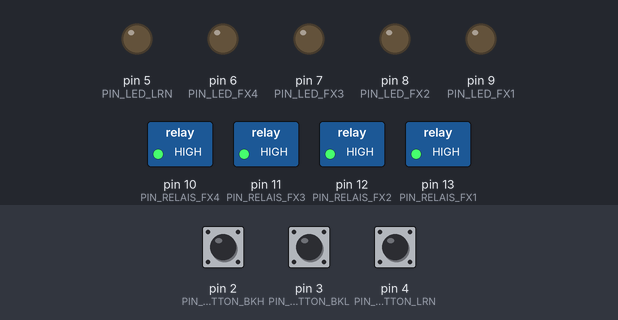
The sketch below on a simulated Arduino Uno, built with avr-gcc and run on an emulated ATmega328P. On the bench: switched loads named in the sketch (green lamp = pin HIGH), output pins drawn as LEDs (lit = HIGH). The inputs (shaded band) are chosen by the test bench; at power-on: pin 2 (PIN_BUTTON_BKH) LOW, pin 3 (PIN_BUTTON_BKL) LOW, pin 4 (PIN_BUTTON_LRN) LOW.

Above: at 3.3 s.
3.4 s: pin 2 (PIN_BUTTON_BKH) pulled HIGH for 0.15 s
At 4.4 s:
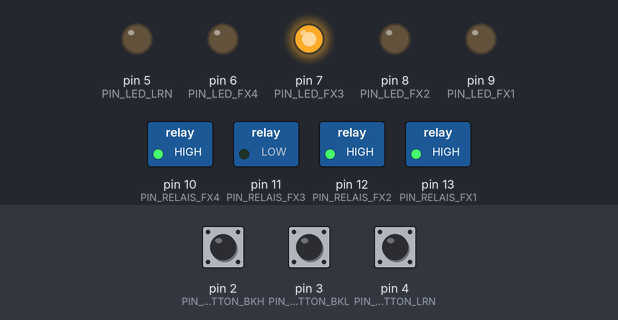
5.0 s: pin 3 (PIN_BUTTON_BKL) pulled HIGH for 0.15 s
At 5.6 s:
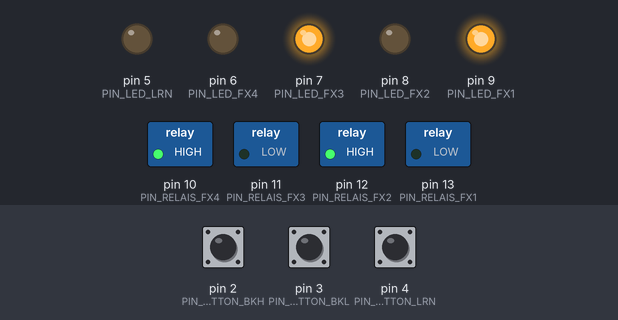
6.6 s: pin 4 (PIN_BUTTON_LRN) pulled HIGH for 0.15 s
At 7.8 s:
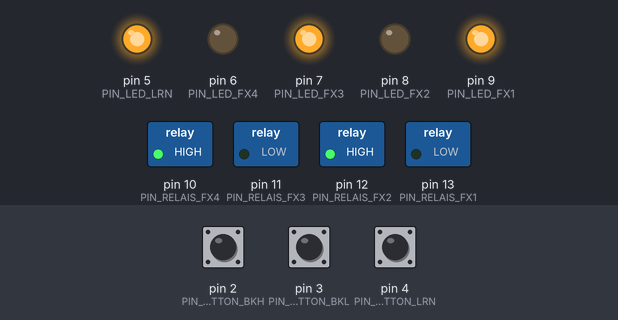
8.2 s: pin 2 (PIN_BUTTON_BKH) pulled HIGH for 1 s
At 9.2 s:
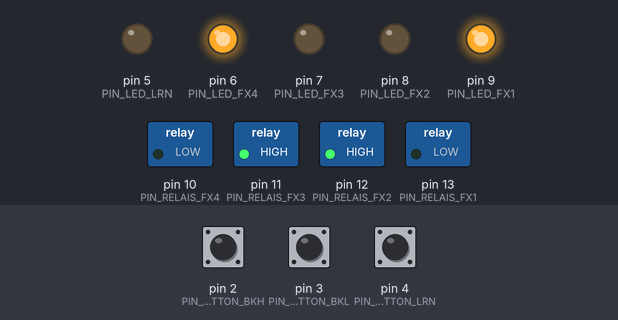
10.7 s: pin 3 (PIN_BUTTON_BKL) pulled HIGH for 1 s
At 11.2 s:
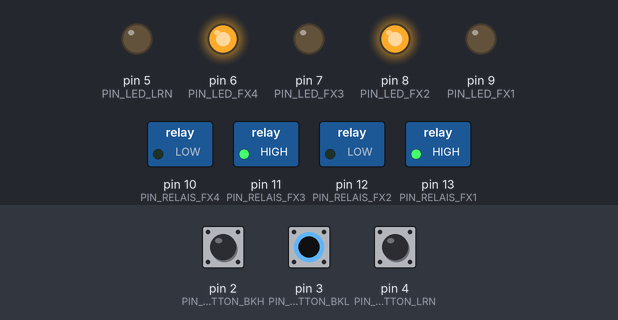
13.2 s: pin 4 (PIN_BUTTON_LRN) pulled HIGH for 1 s
At 14.2 s:
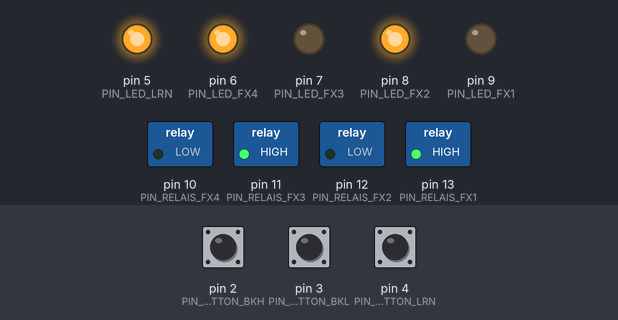
Timing chart, 0 to 16.2 s (numbered marks = the images above; inputs shaded):
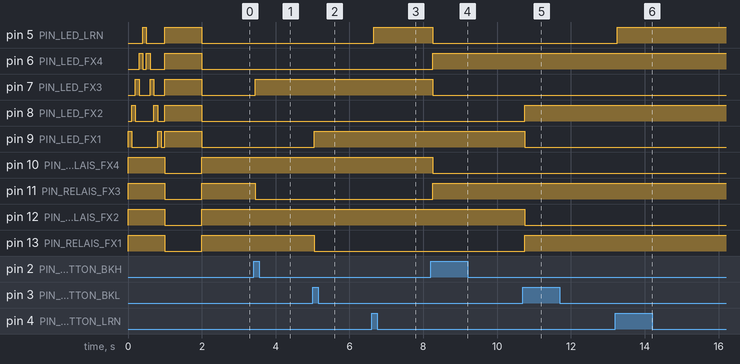

The sketch:

midiFxLoopExpansion.ino
```cpp
// (licence header left out)
/*
  MIDI driven true bypass FX loop expansion for guitar amplifiers based on
  Arduino.

  Supports four effect loops with bank selection

  EEPROM memory layout (byte aligned):
    16 slots in total -> 16 bytes in EEPROM
    slot layout:

           XX         YY           ZZZZ
    high bank | low bank
          FX preset      | MIDI program
 */
#include <EEPROM.h>

/*****************************************************************/
/* DEFINES & CONSTANTS                                           */
/*****************************************************************/
/* led pins: */
const int PIN_LED_FX1 = 9;
const int PIN_LED_FX2 = 8;
const int PIN_LED_FX3 = 7;
const int PIN_LED_FX4 = 6;
const int PIN_LED_LRN = 5;

/* toggle pins: */
const int PIN_BUTTON_LRN = 4;
const int PIN_BUTTON_BKL = 3;
const int PIN_BUTTON_BKH = 2;

/* relais pins: */
const int PIN_RELAIS_FX1 = 13;
const int PIN_RELAIS_FX2 = 12;
const int PIN_RELAIS_FX3 = 11;
const int PIN_RELAIS_FX4 = 10;

/* debounce delay in ms */
const unsigned long DEBOUNCEDELAY = 50;

/* FX bank offset in bits */
const unsigned int BANKOFFSET = 2;

/* EEPROM constants */
const unsigned int EEPROM_ADDRESS      = 0;
const unsigned int EEPROM_NUMBYTES     = 16;
const unsigned int EEPROM_FXPRG_OFFSET = 4;

/* debug flags */
const int EEPROM_INIT = 0;

/*****************************************************************/
/* GLOBALS                                                       */
/*****************************************************************/
/* button flags: */
int g_button_flags      = 0;
int g_button_flags_prev = 0;

/* FX switch states: */
byte g_fx_state = 0;

/* midi learn state: */
byte g_midilearn_state = 0;

/* debounce interval: */
unsigned long g_lastDebounceTime = 0;

/* EEPROM memory */
byte eeprom_memory[EEPROM_NUMBYTES] = {0};

/*****************************************************************/
/* MAIN FUNCTIONS                                                */
/*****************************************************************/
/* the setup routine runs once when you press reset: */
void setup(
        void
) {
  /* set MIDI baud rate. */
  Serial.begin(31250);

  /* initialize the digital pins as an output. */
  pinMode(PIN_LED_FX1, OUTPUT);
  pinMode(PIN_LED_FX2, OUTPUT);
  pinMode(PIN_LED_FX3, OUTPUT);
  pinMode(PIN_LED_FX4, OUTPUT);
  pinMode(PIN_LED_LRN, OUTPUT);

  /* intitialize the digital pins as an input. */
  pinMode(PIN_BUTTON_LRN, INPUT);
  pinMode(PIN_BUTTON_BKL, INPUT);
  pinMode(PIN_BUTTON_BKH, INPUT);

  /* initialize the digital pins as an output. */
  pinMode(PIN_RELAIS_FX1, OUTPUT);
  pinMode(PIN_RELAIS_FX2, OUTPUT);
  pinMode(PIN_RELAIS_FX3, OUTPUT);
  pinMode(PIN_RELAIS_FX4, OUTPUT);

  /* send led test sequence */
  startUp();

  /* disable all FX loops as start-up config. */

  /* reset EEPROM on Arduino */
  if (EEPROM_INIT == 1) {
    resetEEPROM();
    delay(500);
  }

  /* read EEPROM into buffer */
  readEEPROM(eeprom_memory);
}

/* the loop routine runs over and over again forever: */
void loop(
        void
) {
  /* select FX via buttons */
  manualSelect(&g_fx_state,
               &g_midilearn_state);

  /* select FX via MIDI, skip if MIDI learn is active */
  if (g_midilearn_state == 0) {
    midiSelect(&g_fx_state,
               eeprom_memory,
               EEPROM_NUMBYTES);
  }

  /* MIDI learn */
  midiLearn(&g_midilearn_state,
            g_fx_state,
            eeprom_memory,
            EEPROM_NUMBYTES);
}

/*****************************************************************/
/* STATIC FUNCTIONS                                              */
/*****************************************************************/
/* switch FX channels: */
void fxSwitch(
        const byte          fx_state
) {
  byte bank        = 0;
  byte flags       = 0;
  const int led[4] = {PIN_LED_FX1, PIN_LED_FX2, PIN_LED_FX3, PIN_LED_FX4};
  const int rel[4] = {PIN_RELAIS_FX1, PIN_RELAIS_FX2, PIN_RELAIS_FX3, PIN_RELAIS_FX4};

  for (bank = 0; bank < BANKOFFSET; bank++) {
    if (bank == 0) {
      flags = 0x03 & fx_state;
    } else {
      flags = (0x0C & fx_state) >> BANKOFFSET;
    }

    switch (flags) {
      case 0:
        digitalWrite(led[bank * BANKOFFSET],     LOW);
        digitalWrite(led[bank * BANKOFFSET + 1], LOW);
        digitalWrite(rel[bank * BANKOFFSET],     HIGH);
        digitalWrite(rel[bank * BANKOFFSET + 1], HIGH);
        break;
      case 1:
        digitalWrite(led[bank * BANKOFFSET],     HIGH);
        digitalWrite(led[bank * BANKOFFSET + 1], LOW);
        digitalWrite(rel[bank * BANKOFFSET],     LOW);
        digitalWrite(rel[bank * BANKOFFSET + 1], HIGH);
        break;
      case 2:
        digitalWrite(led[bank * BANKOFFSET],     LOW);
        digitalWrite(led[bank * BANKOFFSET + 1], HIGH);
        digitalWrite(rel[bank * BANKOFFSET],     HIGH);
        digitalWrite(rel[bank * BANKOFFSET + 1], LOW);
        break;
      case 3:
        digitalWrite(led[bank * BANKOFFSET],     HIGH);
        digitalWrite(led[bank * BANKOFFSET + 1], HIGH);
        digitalWrite(rel[bank * BANKOFFSET],     LOW);
        digitalWrite(rel[bank * BANKOFFSET + 1], LOW);
        break;
      default:
        break;
    }
  }
}

/* select FX via buttons: */
void manualSelect(
        byte*               fx_state,
        byte*               midi_learn
) {
  int button_state    = 0;
  int input_flags     = 0;
  byte midi_learn_int = *midi_learn;
  byte fx_state_int   = *fx_state;
  byte fxLow_state    = 0x03 & fx_state_int;
  byte fxHigh_state   = 0x03 & (fx_state_int >> BANKOFFSET);

  /* read low FX bank state. */
  button_state = digitalRead(PIN_BUTTON_BKL);
  if (button_state == HIGH) {
    input_flags |= 1;
  }

  /* read high FX bank state. */
  button_state = digitalRead(PIN_BUTTON_BKH);
  if (button_state == HIGH) {
    input_flags |= (1 << 1);
  }

  /* read midi learn button state. */
  button_state = digitalRead(PIN_BUTTON_LRN);
  if (button_state == HIGH) {
    input_flags |= (1 << 2);
  }

  /*  change due to noise or button pressing. */
  if (g_button_flags_prev != input_flags) {
    g_lastDebounceTime = millis();
  }

  /* debounce input. */
  if ((millis() - g_lastDebounceTime) > DEBOUNCEDELAY) {

    /* the input has changed. */
    if (input_flags != g_button_flags) {
      g_button_flags = input_flags;

      /* the user gives an input */
      if (input_flags > 0) {
        switch (g_button_flags) {
          case 1:  /* low FX bank selected */
            fxLow_state++;
            fxLow_state    = 0x03 & fxLow_state;
            midi_learn_int = 0;
            break;
          case 2:  /* high FX bank selected */
            fxHigh_state++;
            fxHigh_state   = 0x03 & fxHigh_state;
            midi_learn_int = 0;
            break;
          case 4:  /* MIDI learn toggled */
            midi_learn_int = !midi_learn_int;
            break;
          default:
            break;
        }

        /* select FX */
        fx_state_int = 0x0f & ((fxHigh_state << BANKOFFSET) | fxLow_state);
        fxSwitch(fx_state_int);

        /* update return values */
        *fx_state   = fx_state_int;
        *midi_learn = midi_learn_int;
      }
    }
  }

  /* save current button flags */
  g_button_flags_prev = input_flags;
}

/* select FX via MIDI: */
void midiSelect(
        byte*               fx_state,
        const byte*         prg_table,
        const int           prg_table_length
) {
  byte midi_prg = 0x00;

  /* read midi data */
  if (midiRead(&midi_prg, prg_table_length) > 0) {

    /* the received MIDI program must be in a valid range */
    if (midi_prg >= 0 && midi_prg < prg_table_length) {

      /* select associated FX preset */
      *fx_state = 0x0f & (prg_table[midi_prg] >> EEPROM_FXPRG_OFFSET);
      fxSwitch(*fx_state);
    }
  }
}

/* MIDI learn: */
void midiLearn(
        byte*               midi_learn,
        const byte          fx_state,
        byte*               prg_table,
        const int           prg_table_length
) {
  int i             = 0;
  int led_toggle    = LOW;
  byte midi_prg     = 0x00;
  byte eeprom_value = 0x00;

  if (*midi_learn == 1) {
    /* midi learn is active. */
    digitalWrite(PIN_LED_LRN, HIGH);

    /* read midi data */
    if (midiRead(&midi_prg, prg_table_length) > 0) {

      /* the received MIDI program must be in a valid range */
      if (midi_prg >= 0 && midi_prg < prg_table_length) {

        /* create table entry */
        eeprom_value = midi_prg | (0xf0 & (fx_state << EEPROM_FXPRG_OFFSET));

        /* store FX preset to its MIDI program */
        if (eeprom_value != prg_table[midi_prg]) {
          prg_table[midi_prg] = eeprom_value;

          /* write patch to EEPROM */
          writeEEPROM(midi_prg,
                      eeprom_value);

          /* blink LED to indicate write process */
          for (i = 0; i < 11; i++) {
            digitalWrite(PIN_LED_LRN, led_toggle);
            led_toggle = !led_toggle;
            delay(150);
          }
        }

        /* reset MIDI learn state */
        *midi_learn = 0;
      }
    }
  } else {
    digitalWrite(PIN_LED_LRN, LOW);
  }
}

/* MIDI read: */
int midiRead(
        byte*               program,
        const int           prg_table_length
) {
  int retVal = -1;
  byte event = 0x00;
  *program   = 0x00;

  if (Serial.available() > 0) {
    event = Serial.read();

    /* short delay to refresh serial input */
    delay(5);

    /* only check for program changes */
    if (0xC0 == event) {
      event = Serial.read();

      /* check if received program is valid */
      if (event >= 0 && event < prg_table_length) {
        *program = event;
        retVal   = 1;
      }

      return retVal;
    }
  }

  return retVal;
}

/* EEPROM read: */
void readEEPROM(
        byte*               buffer
) {
  byte i = 0;

  for (i = 0; i < EEPROM_NUMBYTES; i++) {
    buffer[i] = EEPROM.read(i + EEPROM_ADDRESS);
  }
}

/* EEPROM reset: */
void resetEEPROM(
        void
) {
  byte i = 0;

  for (i = 0; i < EEPROM_NUMBYTES; i++) {
    EEPROM.write(i + EEPROM_ADDRESS, i);
  }
}

/* EEPROM write: */
void writeEEPROM(
        const int           address,
        const byte          value
) {
  if (address >= 0 && address < EEPROM_NUMBYTES) {
    EEPROM.write(address + EEPROM_ADDRESS, value);
  }
}

/* the start-up testing routine: */
void startUp(
        void
) {
  int i;
  int j;
  int state[5]     = {LOW, LOW, LOW, LOW, LOW};
  const int led[5] = {PIN_LED_FX1, PIN_LED_FX2, PIN_LED_FX3, PIN_LED_FX4, PIN_LED_LRN};
  const int rel[4] = {PIN_RELAIS_FX1, PIN_RELAIS_FX2, PIN_RELAIS_FX3, PIN_RELAIS_FX4};

  for (j = 0; j < 4; j++) {
    digitalWrite(rel[j], HIGH);
  }

  for (i = 0; i < 5; i++) {
    for (j = 0; j < 5; j++) {
      if (i == j) {
        state[j] = HIGH;
      } else {
        state[j] = LOW;
      }
      digitalWrite(led[j], state[j]);
    }
    delay(100);
  }

  for (i = 3; i >= 0; i--) {
    for (j = 0; j < 5; j++) {
      if (i == j) {
        state[j] = HIGH;
      } else {
        state[j] = LOW;
      }
      digitalWrite(led[j], state[j]);
    }
    delay(100);
  }

  for (j = 0; j < 5; j++) {
    digitalWrite(led[j], LOW);
  }

  delay(100);

  for (j = 0; j < 5; j++) {
    digitalWrite(led[j], HIGH);
  }
  for (j = 0; j < 4; j++) {
    digitalWrite(rel[j], LOW);
  }

  delay(1000);

  for (j = 0; j < 5; j++) {
    digitalWrite(led[j], LOW);
  }
  for (j = 0; j < 4; j++) {
    digitalWrite(rel[j], HIGH);
  }

  delay(100);
}
```

Measured:
- after the input at 3.4 s, pin 7 (PIN_LED_FX3): LOW → HIGH after 0.05 s; pin 11 (PIN_RELAIS_FX3): HIGH → LOW after 0.05 s
- after the input at 5.0 s, pin 9 (PIN_LED_FX1): LOW → HIGH after 0.05 s; pin 13 (PIN_RELAIS_FX1): HIGH → LOW after 0.05 s
- after the input at 6.6 s, pin 5 (PIN_LED_LRN): LOW → HIGH after 0.05 s
- after the input at 8.2 s, pin 5 (PIN_LED_LRN), pin 7 (PIN_LED_FX3), pin 10 (PIN_RELAIS_FX4): HIGH → LOW after 0.05 s; pin 6 (PIN_LED_FX4), pin 11 (PIN_RELAIS_FX3): LOW → HIGH after 0.05 s
- after the input at 10.7 s, pin 8 (PIN_LED_FX2), pin 13 (PIN_RELAIS_FX1): LOW → HIGH after 0.05 s; pin 9 (PIN_LED_FX1), pin 12 (PIN_RELAIS_FX2): HIGH → LOW after 0.05 s
- after the input at 13.2 s, pin 5 (PIN_LED_LRN): LOW → HIGH after 0.05 s
